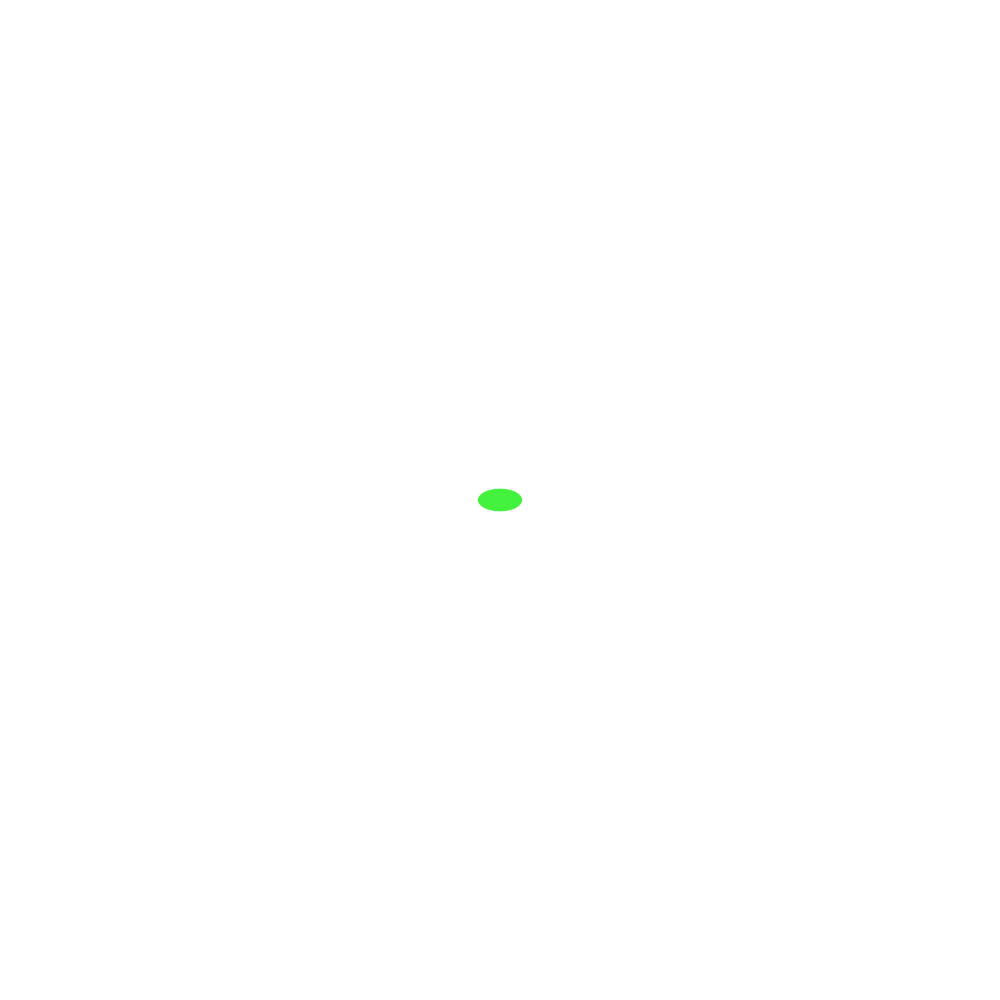
Frame 1 (no input)
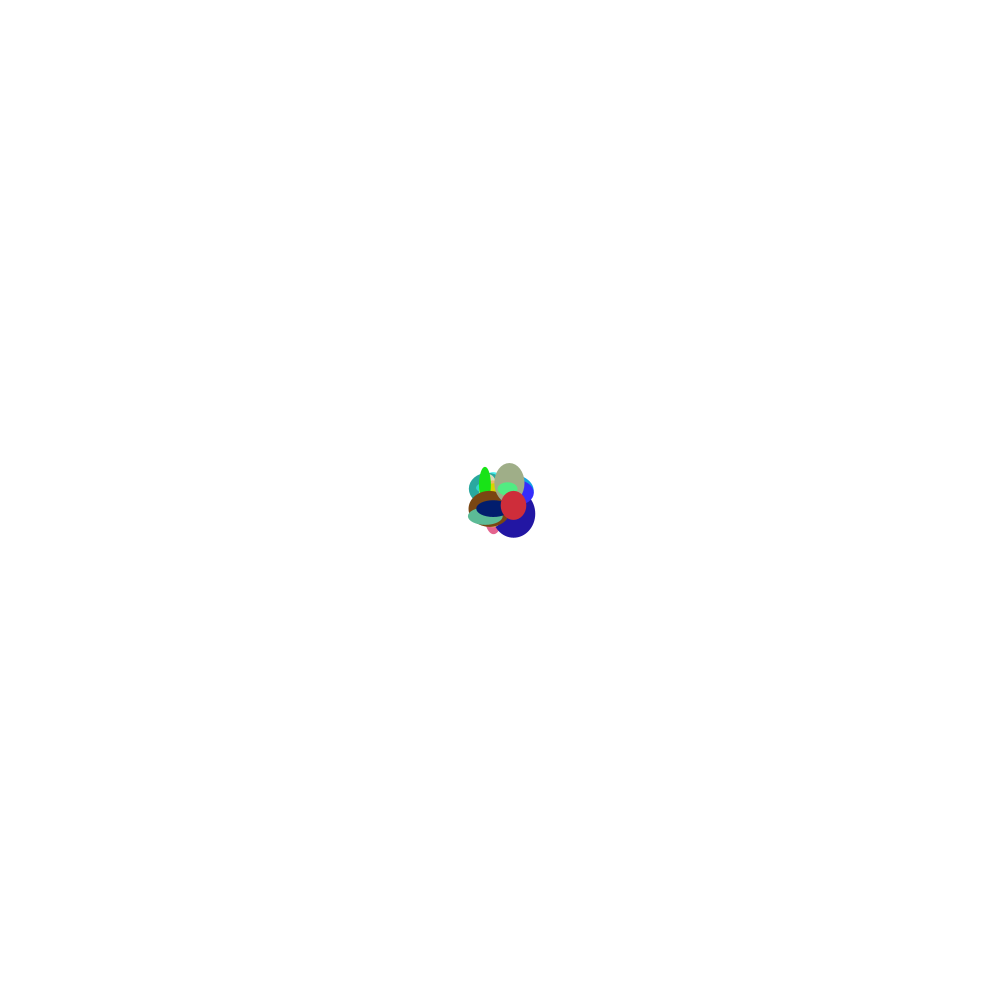
Frame 60 (the mouse pressed at the canvas centre just before this capture)
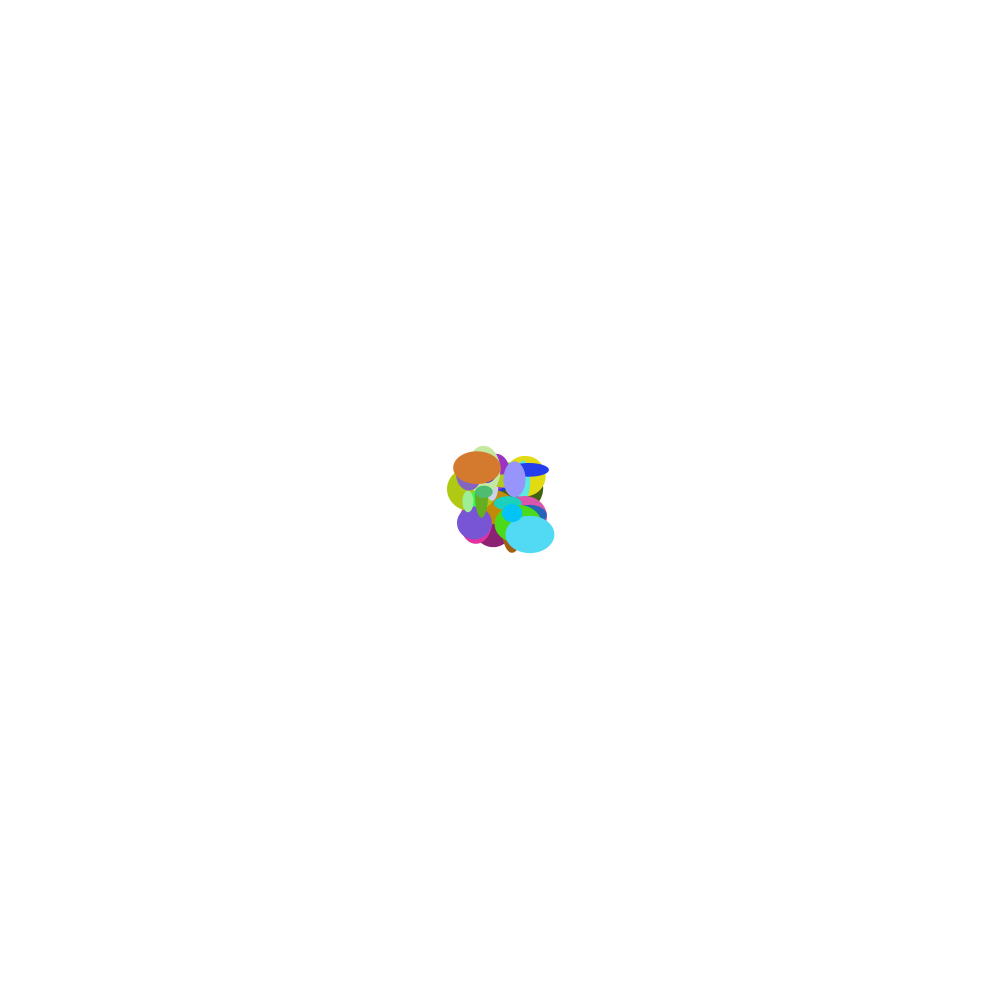
Frame 120 (the mouse held since frame 60 and released just before this capture)

The Processing sketch that drew these frames (run headless with seeded random() and noise(); from frame 60 on, the mouse is pressed at the canvas centre):

// Processing sketch: week9v2
// ── week9v2.pde
float r = 0;
float theta = 0;
PVector position; 

void setup(){
  size (1000, 1000);
  background(255);
  position = new PVector(10, 0); 
}

void draw(){
  
  position.x = r*cos(random(10,20));
  position.y = -r*sin(frameCount);

  
  
  fill(random(0,255),random(0,255), random(0,255));
  noStroke();
  ellipse(position.x+width/2, position.y+height/2, random(10,50), random(10,50));
  
  theta += 0.7;
  r+= 0.3;
  
}
